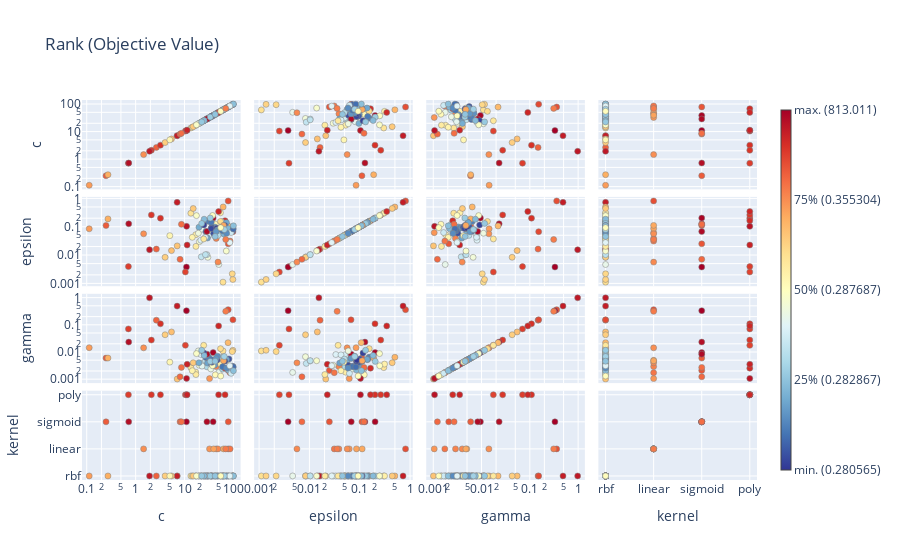

The code cell stored with this chart in its notebook:
### Code cell
optimization_plots(study_svr)
